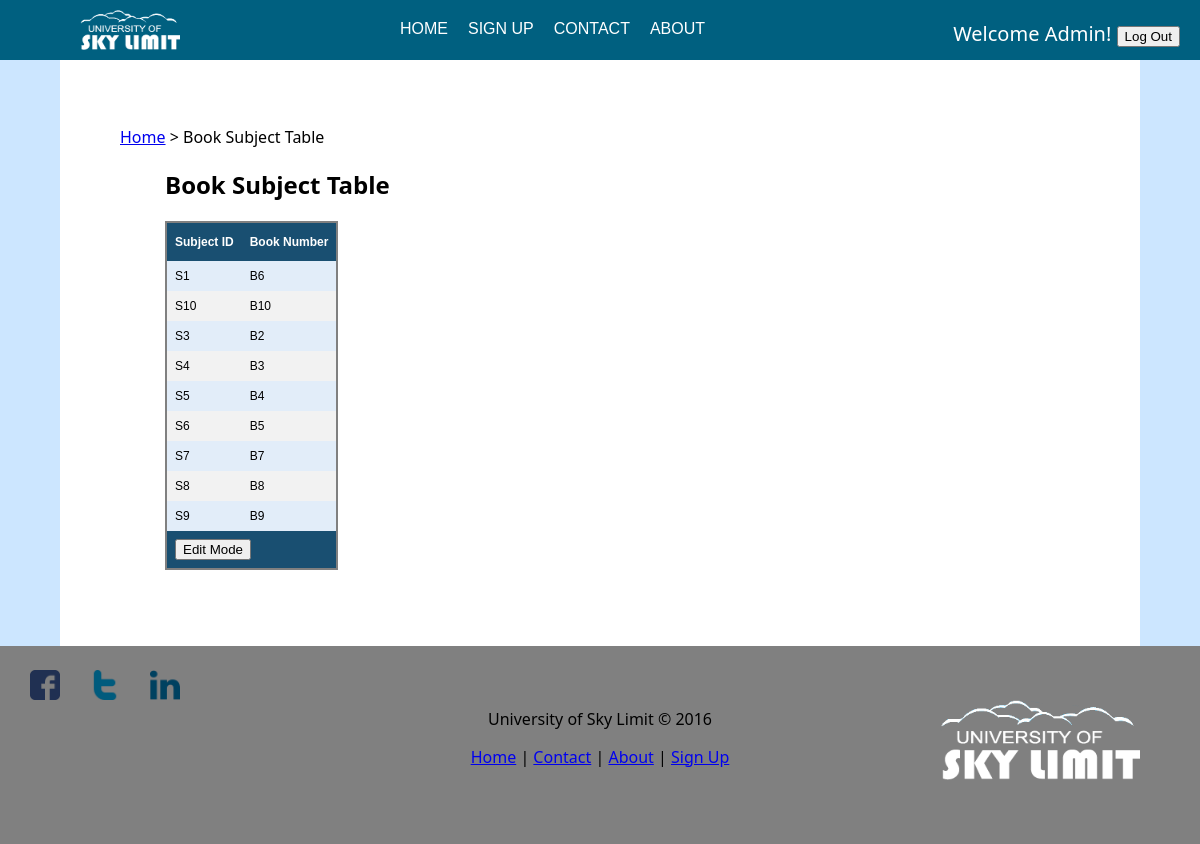
/Simple_Library_Management_System/library/booksubject.php (signed in), run on the app's committed database.
### tables this page shows
CREATE TABLE `booksubject` (
  `Subject_ID` varchar(10) NOT NULL,
  `Bk_Num` varchar(10) NOT NULL
);

### Simple_Library_Management_System/library/booksubject.php (the view, shortened to what this page needs)
<?php include 'includes/header.php';
	include 'includes/dbcon.php';
	$qry = "SELECT * FROM booksubject Order by Subject_ID ASC";
	$result = $db_conn->query($qry);
?>
<head>
</head>
<body>
<div id="main">
<div id="main-content">
	<p><a href="home.php">Home</a> > Book Subject Table</p>
	<h2 id="padding">Book Subject Table</h2>
	<form id="form" name="frmUser" method="post">
	<table id="table" style="margin-left: 5%;">
	<tr>
		<th>Subject ID</th>
		<th>Book Number</th>
	</tr>
	<?php
		$i=0;
		while($row = mysqli_fetch_array($result)) {
		if($i%2==0)
			$classname="evenRow";
		else
			$classname="oddRow";
		?>
		<tr class="<?php if(isset($classname)) echo $classname;?>">
			<td><?php echo $row['Subject_ID']; ?></td>
			<td><?php echo $row['Bk_Num']; ?></td>
		</tr>
	<?php
		$i++;
	}
	$account = $_SESSION['account'];
	if($account == "admin") { ?>
		<tr class="lastrow">
				<td colspan="10">
					<button onClick="edit();" />Edit Mode</button>
				</td>
		</tr>
	<?php
	}
	?>
	</table>
	</form>
	<br/>
	<br/>
	<br/>
	<br/><br/>
</div>
</div>
<?php include "includes/footer.php"; ?>

### Simple_Library_Management_System/library/style.css (style rules this page uses)
body { background: #cce6ff; margin: 0; font-family: "Segoe UI",Optima,Helvetica,Arial,sans-serif; }
#main { float: center; width:100%; }
#main-content { padding: 50px 10% 50px 5%; margin: 0 5% 0 5%; text-align: left; width: auto; background: white; min-height: 300px; margin-bottom: -7%; }
#padding { margin-left: 5%; }
#table { font-family: "Trebuchet MS", Arial, Helvetica, sans-serif; border-collapse: collapse; border: 2px solid grey; }
#table td, #table th { padding: 8px; font-size:12px; }
#table th { padding-top: 12px; padding-bottom: 12px; text-align: left; background-color: #194f71; color: white; }
.evenRow { background-color: #E2EDF9; font-size:12px; }
.oddRow { background-color: #f2f2f2; font-size:12px; }
.lastrow { background-color: #194f71; font-size:12px; color: white; font-weight:bold; }

### data on the page
booksubject: Subject_ID "S1", Bk_Num "B6"
booksubject: Subject_ID "S10", Bk_Num "B10"
booksubject: Subject_ID "S3", Bk_Num "B2"
booksubject: Subject_ID "S4", Bk_Num "B3"
booksubject: Subject_ID "S5", Bk_Num "B4"
booksubject: Subject_ID "S6", Bk_Num "B5"
booksubject: Subject_ID "S7", Bk_Num "B7"
booksubject: Subject_ID "S8", Bk_Num "B8"
booksubject: Subject_ID "S9", Bk_Num "B9"

### other printed values
$_SESSION['firstname'] "Admin"
